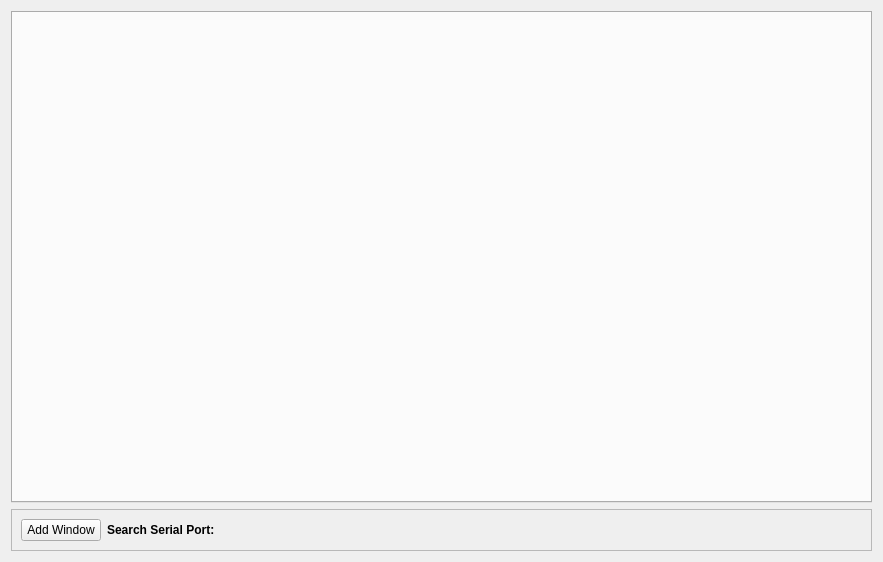
<?xml version="1.0" encoding="UTF-8"?>
<ui version="4.0">
 <class>Form</class>
 <widget class="QWidget" name="Form">
  <property name="geometry">
   <rect>
    <x>0</x>
    <y>0</y>
    <width>883</width>
    <height>562</height>
   </rect>
  </property>
  <property name="windowTitle">
   <string>Form</string>
  </property>
  <layout class="QVBoxLayout" name="verticalLayout">
   <item>
    <widget class="QTabWidget" name="tabWidget">
     <property name="currentIndex">
      <number>-1</number>
     </property>
    </widget>
   </item>
   <item>
    <widget class="QFrame" name="frame">
     <property name="frameShape">
      <enum>QFrame::StyledPanel</enum>
     </property>
     <property name="frameShadow">
      <enum>QFrame::Raised</enum>
     </property>
     <layout class="QHBoxLayout" name="horizontalLayout">
      <item>
       <widget class="QPushButton" name="pushButton">
        <property name="sizePolicy">
         <sizepolicy hsizetype="Fixed" vsizetype="Fixed">
          <horstretch>0</horstretch>
          <verstretch>0</verstretch>
         </sizepolicy>
        </property>
        <property name="text">
         <string notr="true">Add Window</string>
        </property>
       </widget>
      </item>
      <item>
       <widget class="QLabel" name="label_2">
        <property name="sizePolicy">
         <sizepolicy hsizetype="Fixed" vsizetype="Preferred">
          <horstretch>0</horstretch>
          <verstretch>0</verstretch>
         </sizepolicy>
        </property>
        <property name="font">
         <font>
          <weight>75</weight>
          <bold>true</bold>
         </font>
        </property>
        <property name="text">
         <string notr="true">Search Serial Port:</string>
        </property>
       </widget>
      </item>
      <item>
       <widget class="QLabel" name="lbSearchResult">
        <property name="text">
         <string/>
        </property>
       </widget>
      </item>
     </layout>
    </widget>
   </item>
  </layout>
 </widget>
 <resources/>
 <connections/>
</ui>
